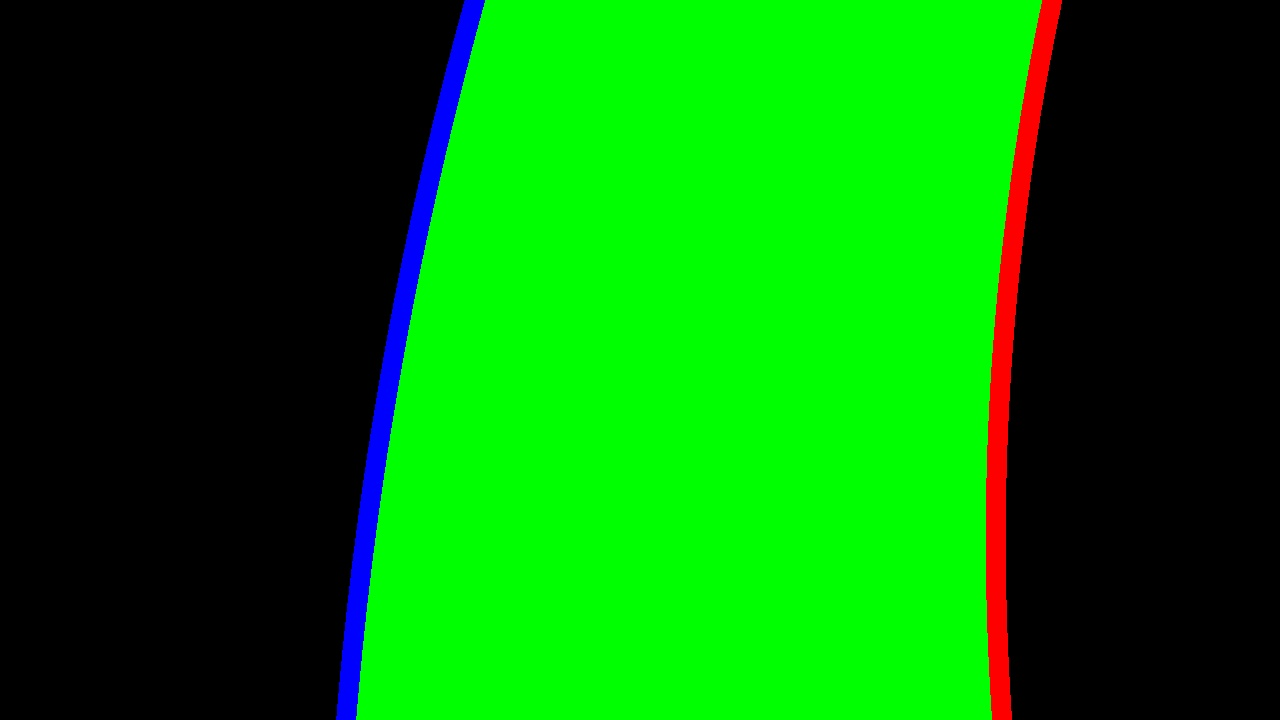
#> input picture output_images/Lane_Detec_warp_test1.jpg, 1280 x 720 px; its folder holds 4 pictures in this run
$ python inverse_perspective.py
#> lines starting #> are read from the running program, lines starting #| are printed output that depends on the picture
import pickle
import cv2
import numpy as np
import glob

warp_pickle = pickle.load( open ("./warp_pickle.p","rb"))
#> (reads warp_pickle.p from the repository)
src = warp_pickle["src"]
dst = warp_pickle["dst"]

#Import the warped image with lane dtected
images = glob.glob('./output_images/Lane_Detec_warp_test*.jpg')

#Iterate through the images and create the prespective transform
for idx, fname in enumerate(images):
	#Pull in the Undistorted images for processing
	img = cv2.imread(fname)
#> img is the input picture: shape (720, 1280, 3); mean B, G, R 4.5, 117.9, 4
	img_cpy = np.copy(img)
	#Print the currently processing image
	print ('Currently processing image', fname)

	#Performing the inverse prespective transform
	Minv = cv2.getPerspectiveTransform(dst, src)
	img_size = (img.shape[1],img.shape[0])
#> img_size = (1280, 720)
	#Create the unwarped image
	unwarped_image = cv2.warpPerspective(img, Minv, img_size, flags=cv2.INTER_LINEAR)
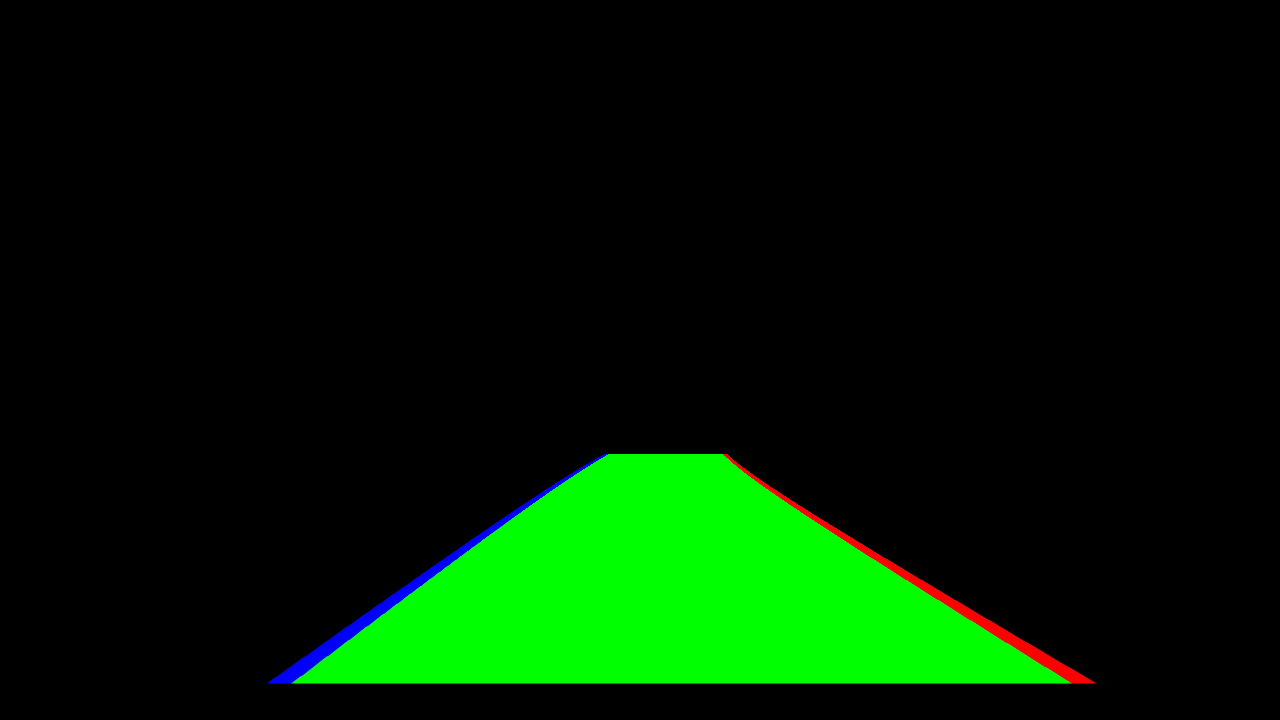
#> unwarped_image: shape (720, 1280, 3); mean B, G, R 1, 28.3, 0.9

	print_name = './output_images/Lane_Detec_Unwarpped_test'+str(idx+1)+'.jpg'
	cv2.imwrite(print_name, unwarped_image)
#> pass 2 of the loop `for idx, fname in enumerate(images):`:
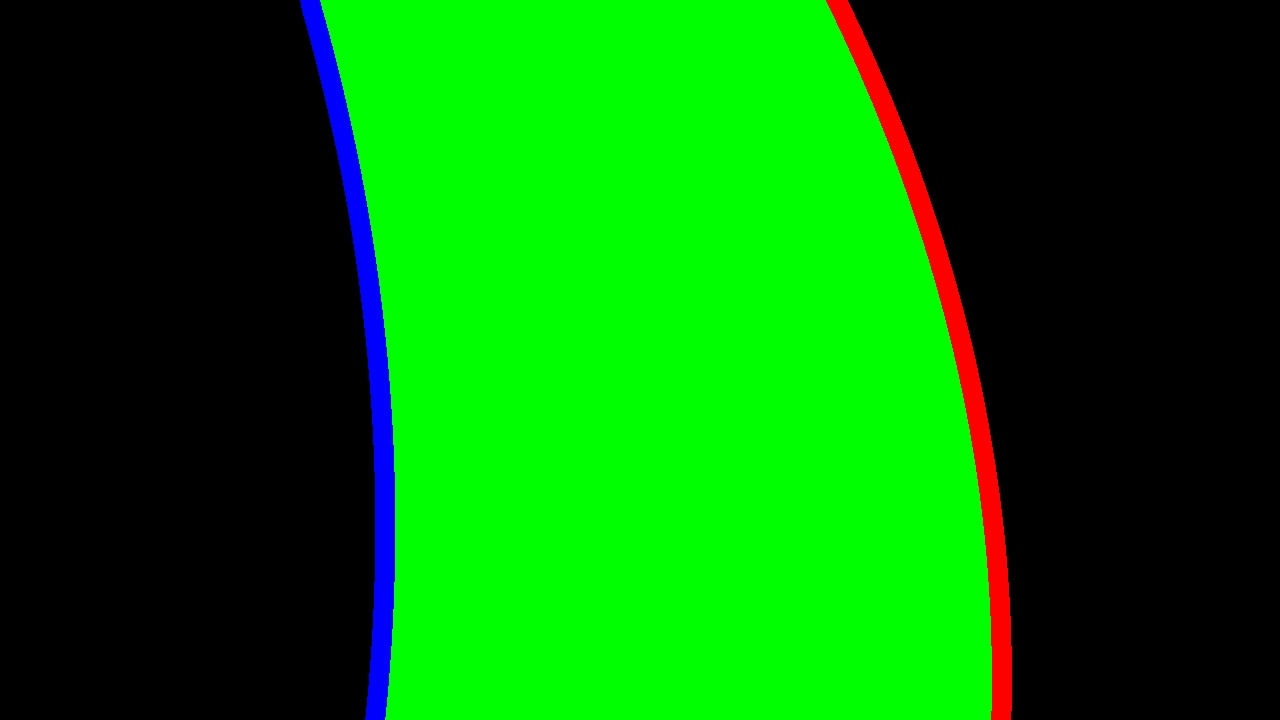
#> input picture output_images/Lane_Detec_warp_test2.jpg, 1280 x 720 px
#> img is the input picture: shape (720, 1280, 3); mean B, G, R 4.5, 112.4, 4.1
#> `unwarped_image = cv2.warpPerspective(img, Minv, img_size, flags=cv2.IN..`:
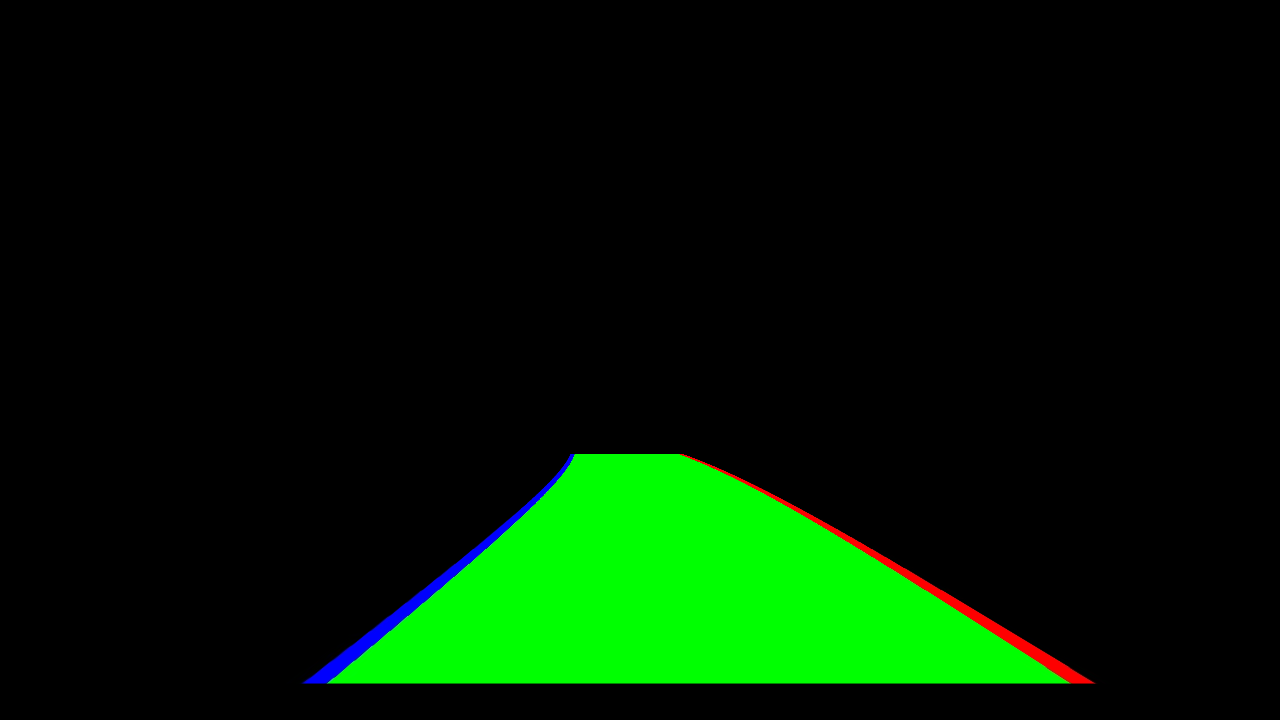
#> unwarped_image: shape (720, 1280, 3); mean B, G, R 1, 27.1, 0.9
#> pass 3 of the loop `for idx, fname in enumerate(images):`:
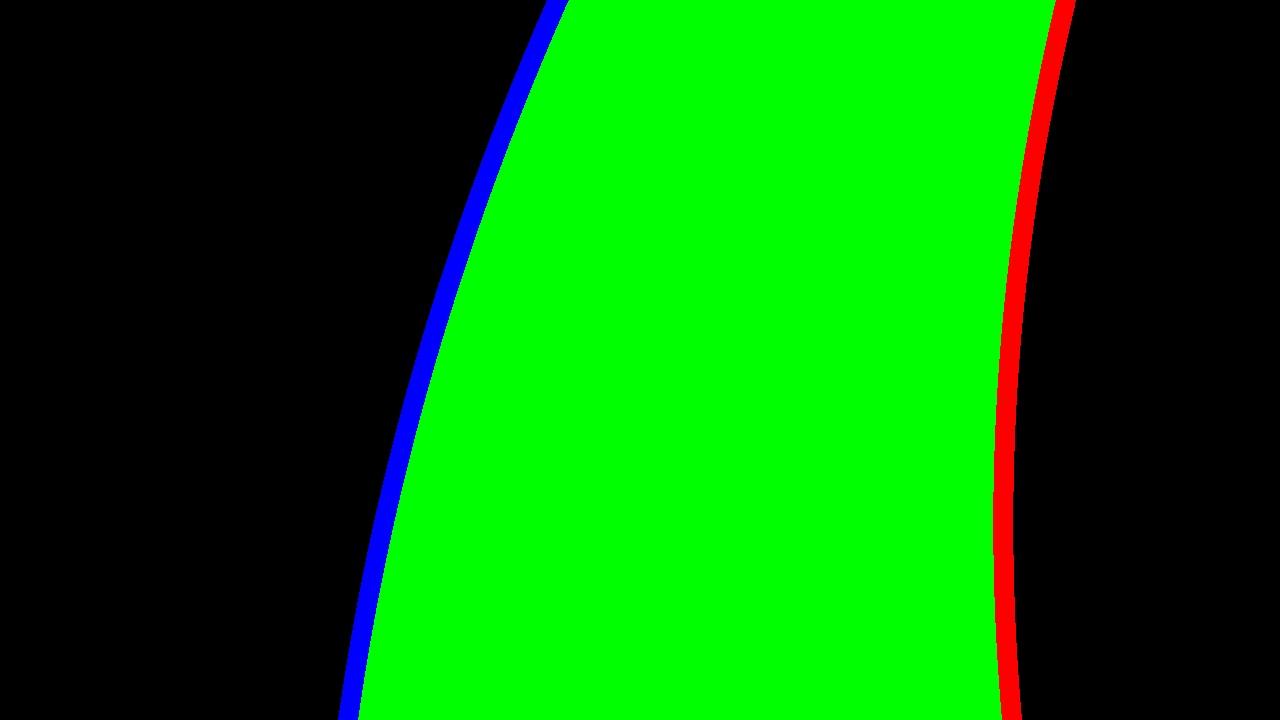
#> input picture output_images/Lane_Detec_warp_test3.jpg, 1280 x 720 px
#> img is the input picture: shape (720, 1280, 3); mean B, G, R 4.6, 112.4, 4
#> `unwarped_image = cv2.warpPerspective(img, Minv, img_size, flags=cv2.IN..`:
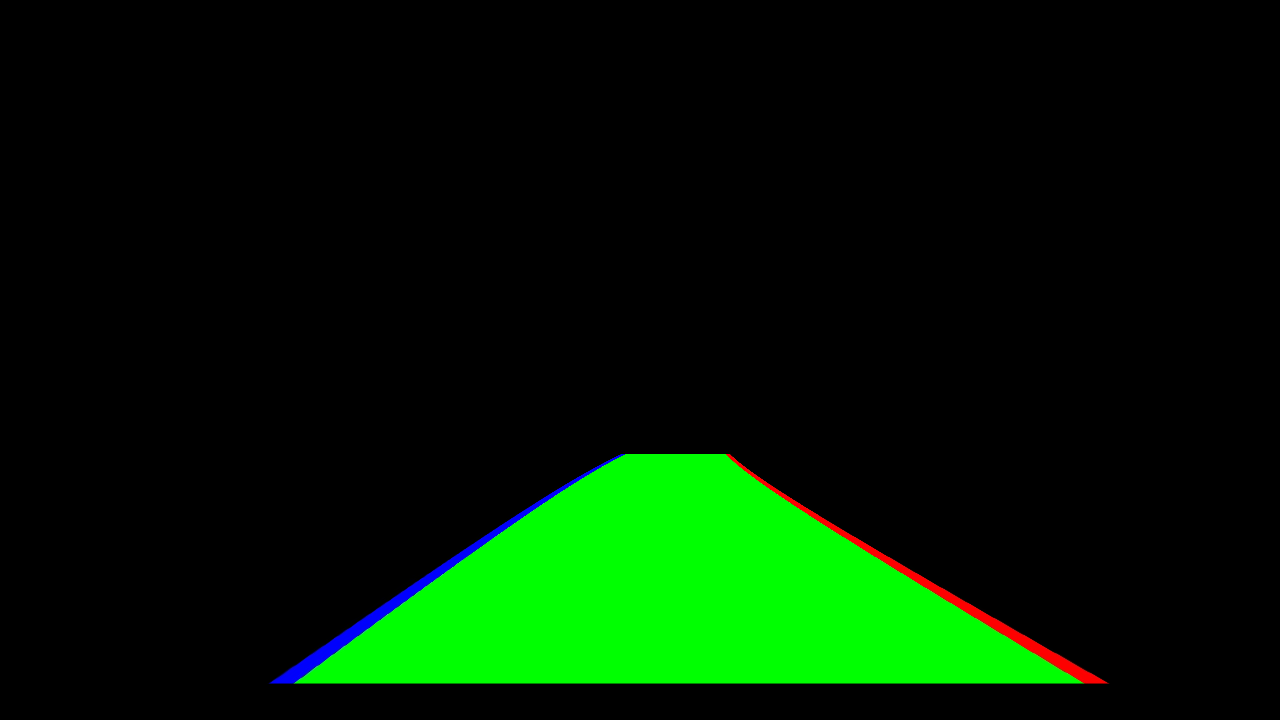
#> unwarped_image: shape (720, 1280, 3); mean B, G, R 1, 28.2, 0.9
#> the loop made 4 passes; the first 3 are shown
